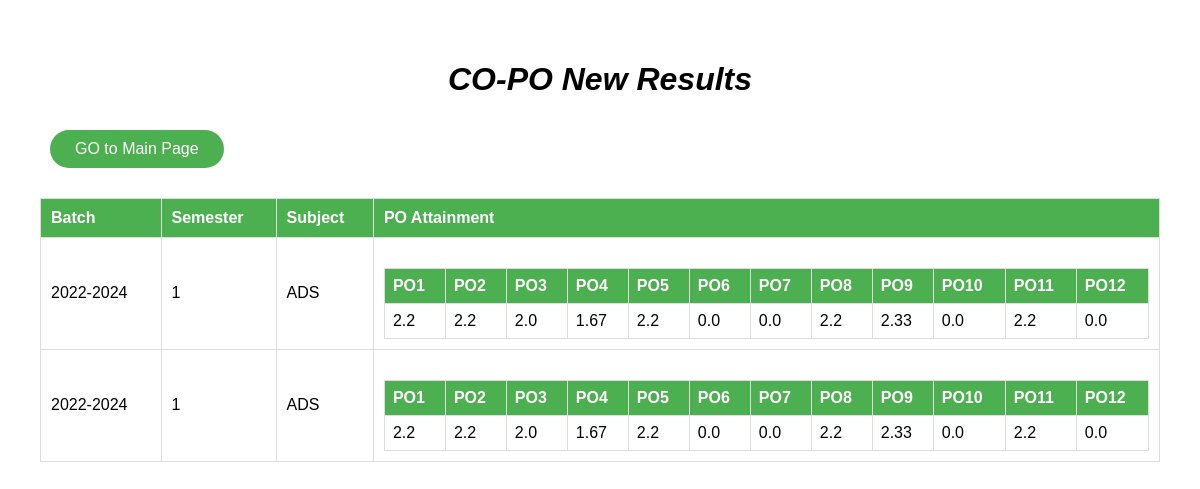
Page /result2 on the committed database.
### app.py (models this page shows)
class Submission2(db.Model):
    id = db.Column(db.Integer, primary_key=True)
    batch = db.Column(db.String(10))
    semester = db.Column(db.String(10))
    subject = db.Column(db.String(50))
    matrix_data = db.Column(db.PickleType())

### app.py (the view)
@app.route('/result2')
def result2():
    submissions = Submission2.query.all()
    return render_template('result2.html', submissions=submissions)

### templates/result2.html (shortened to what this page needs)
<!DOCTYPE html>
<html lang="en">
<head>
</head>
<body>
    <h1>CO-PO New Results</h1>
    <div id="button-frame">
        <button class="button" onclick="window.location.href='/form2'">GO to Main Page</button>
    </div>
    <table border="1">
        <tr>
            <th>Batch</th>
            <th>Semester</th>
            <th>Subject</th>
            <th>PO Attainment</th>
        </tr>
        {% for submission in submissions %}
            <tr>
                <td>{{ submission.batch }}</td>
                <td>{{ submission.semester }}</td>
                <td>{{ submission.subject }}</td>
                <td>
                    <table border="1">
                        <tr>
                            <th>PO1</th>
                            <th>PO2</th>
                            <th>PO3</th>
                            <th>PO4</th>
                            <th>PO5</th>
                            <th>PO6</th>
                            <th>PO7</th>
                            <th>PO8</th>
                            <th>PO9</th>
                            <th>PO10</th>
                            <th>PO11</th>
                            <th>PO12</th>
                        </tr>
                        <tr>
                            {% for i in range(12) %}
                                <td>{{ submission.matrix_data[0][i] }}</td>
                            {% endfor %}
                        </tr>
                    </table>
                </td>
            </tr>
        {% endfor %}
    </table>
</body>
</html>

### templates/result2.html (style rules this page uses)
body { font-family: Arial, sans-serif; margin: 20px; padding: 20px; }
h1 { font-style: oblique; color: #000000; text-align: center; }
table { width: 100%; border-collapse: collapse; margin-top: 20px; }
th, td { padding: 10px; border: 1px solid #ddd; text-align: left; }
th { background-color: #4caf50; color: white; }
table table { width: 100%; border-collapse: collapse; }
table table th, table table td { padding: 8px; border: 1px solid #ddd; text-align: left; }
.button { margin: 10px; padding: 10px 25px; font-size: 16px; cursor: pointer; border: none; background-color: #4CAF50; color: white; align-items: center; text-decoration: none; display: inline-block; border-radius: 20px; }
table table th { background-color: #4caf50; }

### rows in the picture
Submission2: batch "2022-2024", semester "1", subject "ADS", matrix_data "2.2" "2.2" "2.0" "1.67" "2.2" "0.0" "0.0" "2.2" "2.33" "0.0" "2.2" "0.0"
Submission2: batch "2022-2024", semester "1", subject "ADS", matrix_data "2.2" "2.2" "2.0" "1.67" "2.2" "0.0" "0.0" "2.2" "2.33" "0.0" "2.2" "0.0"
